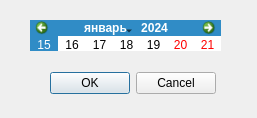
<?xml version="1.0" encoding="UTF-8"?>
<ui version="4.0">
 <class>GenerateInvoices</class>
 <widget class="QDialog" name="GenerateInvoices">
  <property name="geometry">
   <rect>
    <x>0</x>
    <y>0</y>
    <width>257</width>
    <height>118</height>
   </rect>
  </property>
  <property name="windowTitle">
   <string>Issue invoices</string>
  </property>
  <widget class="QCalendarWidget" name="calendarWidget">
   <property name="geometry">
    <rect>
     <x>30</x>
     <y>20</y>
     <width>191</width>
     <height>31</height>
    </rect>
   </property>
   <property name="locale">
    <locale language="Russian" country="Russia"/>
   </property>
   <property name="gridVisible">
    <bool>false</bool>
   </property>
   <property name="horizontalHeaderFormat">
    <enum>QCalendarWidget::NoHorizontalHeader</enum>
   </property>
   <property name="verticalHeaderFormat">
    <enum>QCalendarWidget::NoVerticalHeader</enum>
   </property>
   <property name="navigationBarVisible">
    <bool>true</bool>
   </property>
   <property name="dateEditEnabled">
    <bool>true</bool>
   </property>
  </widget>
  <widget class="QDialogButtonBox" name="buttonBox">
   <property name="geometry">
    <rect>
     <x>50</x>
     <y>70</y>
     <width>166</width>
     <height>26</height>
    </rect>
   </property>
   <property name="locale">
    <locale language="Russian" country="Russia"/>
   </property>
   <property name="standardButtons">
    <set>QDialogButtonBox::Cancel|QDialogButtonBox::Ok</set>
   </property>
  </widget>
 </widget>
 <resources/>
 <connections/>
</ui>
